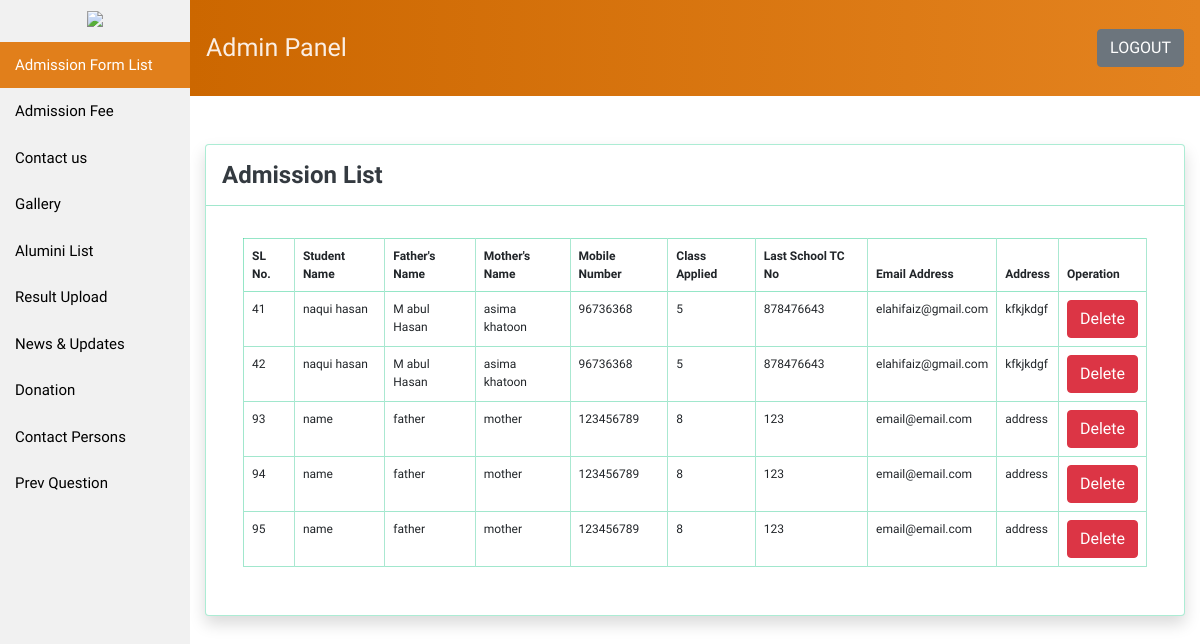
Page /admin-panel/index.php on the committed database.
### tables this page shows
CREATE TABLE `school_admission_form` (
  `Sl_No` int(11) NOT NULL,
  `class` int(10) NOT NULL,
  `admission_date` date NOT NULL,
  `tc_no` int(20) NOT NULL,
  `student_name` varchar(50) NOT NULL,
  `fname` varchar(50) NOT NULL,
  `mname` varchar(50) NOT NULL,
  `address` varchar(256) NOT NULL,
  `mobile1` int(20) NOT NULL,
  `mobile2` int(20) NOT NULL,
  `dob` date NOT NULL,
  `adhar` int(20) NOT NULL,
  `email` varchar(40) NOT NULL,
  `account` varchar(40) NOT NULL,
  `ifsc` varchar(20) NOT NULL,
  `bank` varchar(40) NOT NULL,
  `brother` int(10) NOT NULL,
  `sister` int(10) NOT NULL,
  `mothertongue` varchar(20) NOT NULL,
  `nationality` varchar(20) NOT NULL,
  `illness` varchar(256) NOT NULL,
  `meter` int(10) NOT NULL,
  `centimeter` int(100) NOT NULL,
  `suggestion` varchar(256) NOT NULL,
  `photo` varchar(255) NOT NULL,
  `signature` varchar(255) NOT NULL,
  `mother` varchar(50) NOT NULL,
  `gender` varchar(50) NOT NULL,
  `student_type` varchar(50) NOT NULL
);

### admin-panel/index.php (the view, shortened to what this page needs)
<?php include_once 'inc/head.php';
$con = OpenCon();
$query = "SELECT * FROM `school_admission_form`";
$run = mysqli_query($con, $query);
?>
<link rel="stylesheet" type="text/css" href="inc/css/style.css">
<body>
  <section>
    <div class="sidebar">
      <div class="logo">
        <h3>
          <img src="../images/logo.png">
        </h3>
      </div>
      <div class="" id="sidebar-here">
        <a href="index.php" class="list active">Admission Form List</a>
        <a href="admission_fee.php" class="">Admission Fee</a>
        <a href="contact_list.php" class="list">Contact us</a>
        <a href="gallery_list.php" class="list ">Gallery</a>
        <a href="alumini_list.php" class="list">Alumini List</a>
        <a href="result_upload.php" class="list ">Result Upload</a>
        <a href="news_table_list.php" class="">News & Updates</a>
        <a href="donation_list.php" class="">Donation </a>
        <a href="contact_person.php" class="">Contact Persons </a>
        <a href="question_upload.php" class="">Prev Question</a>
      </div>
    </div>
    <div class="content">
      <?php include_once 'inc/header.php'; ?>
      <div class="container">
        <div class="row justify-content-center">
          <div class="col-md-12">
            <div class="card my-5 shadow">
              <nav class="navbar navbar-light  venue-registration border-bottom">
                <a class="h4 text-dark font-weight-bold pt-2">Admission List</a>
              </nav>
              <div class="card-body">
                <div class="row student">
                  <div class="col-md p-0">
                    <div class="table-responsive">
                      <table class="table table-bordered">
                        <thead class="border">
                          <tr>
                            <th scope="col" class="border-right">SL No.</th>
                            <th scope="col" class="border-right">Student Name</th>
                            <th scope="col" class="border-right">Father's Name</th>
                            <th scope="col" class="border-right">Mother's Name</th>
                            <th scope="col" class="border-right">Mobile Number</th>
                            <th scope="col" class="border-right">Class Applied</th>
                            <th scope="col" class="border-right">Last School TC No</th>
                            <th scope="col" class="border-right">Email Address</th>
                            <th scope="col" class="border-right">Address</th>
                            <th scope="col" class="border-right">Operation </th>
                          </tr>
                        </thead>
                        <tbody>
                          <?php
                          while ($data = mysqli_fetch_assoc($run)) {
                          ?> <tr class="border-bottom">
                              <td class="border-right border-left"> <?php echo $data['Sl_No']; ?> </td>
                              <td class="border-right"> <?php echo $data['student_name']; ?> </td>
                              <td class="border-right"> <?php echo $data['fname']; ?> </td>
                              <td class="border-right"> <?php echo $data['mname']; ?> </td>
                              <td class="border-right"> <?php echo $data['mobile1']; ?> </td>
                              <td class="border-right"> <?php echo $data['class']; ?> </td>
                              <td class="border-right"> <?php echo $data['tc_no']; ?> </td>
                              <td class="border-right"> <?php echo $data['email']; ?> </td>
                              <td class="border-right"> <?php echo $data['address']; ?> </td>
                              <td class="border-right">
                                <div class="btn-group" role="group" aria-label="Basic example">
                                  <a href="delete_student.php?id=<?php echo $data['Sl_No']; ?>" type="submit" class="btn btn-danger">
                                    Delete
                                  </a>
                                </div>
                              </td>
                            </tr> <?php
                                }
                                  ?>
                        </tbody>
                      </table>
                    </div>
                  </div>
                </div>
              </div>
            </div>
          </div>
        </div>
      </div>
    </div>
  </section>
</body>
</html>

### admin-panel/inc/css/style.css (style rules this page uses)
.sidebar { margin: 0; padding: 0; width: 190px; background-color: #f1f1f1; position: fixed; height: 100%; overflow: auto; }
.sidebar a { display: block; color: black; padding: 12px 15px; text-decoration: none; font-size: 15px; }
.active { background-color: #666; color: white; }
.logo { box-shadow: 0px 2px 5px 0px rgb(0 0 0 / 4%); padding: 0rem; display: flex; justify-content: center; }
.logo img { max-width: 100px; height: auto; }
div.content { margin-left: 190px; margin-right: 0; }
.table td, .table th { padding: .5rem; vertical-align: top; font-size: 12px; border: none; font-family: 'Raleway', sans-serif; }
.table thead th { vertical-align: bottom; border-bottom: none; }
.border { border: 1px solid #0ec68170!important; }
.border-right { border-right: 1px solid #0ebd7c59!important; }
.border-bottom { border-bottom: 1px solid #0ec27f63!important; }
.border-left { border-left: 1px solid #a1e7cd!important; }
.card { position: relative; display: -ms-flexbox; display: flex; -ms-flex-direction: column; flex-direction: column; min-width: 0; word-wrap: break-word; background-color: #fff; background-clip: border-box; border: 1px solid rgb(14 198 130 / 34%); border-radius: .25rem; }
.active { background-color: #e17f1b; color: white!important; }

### admin-panel/inc/head.php (style rules this page uses)
h1,h2,h3,h4,h5,h6 { font-family: 'Raleway', sans-serif; }
label,a,.navbar-brand { font-family: 'Raleway', sans-serif; font-size: 13px; }

### admin-panel/inc/header.php (style rules this page uses)
.card-body { -ms-flex: 1 1 auto; flex: 1 1 auto; min-height: 1px; padding: 2rem 3.25rem; }

### rows in the picture
school_admission_form: Sl_No "41", student_name "naqui hasan", fname "M abul Hasan", mname "asima khatoon", mobile1 "96736368", class "5", tc_no "878476643", email "elahifaiz@gmail.com", address "kfkjkdgf"
school_admission_form: Sl_No "42", student_name "naqui hasan", fname "M abul Hasan", mname "asima khatoon", mobile1 "96736368", class "5", tc_no "878476643", email "elahifaiz@gmail.com", address "kfkjkdgf"
school_admission_form: Sl_No "93", student_name "name", fname "father", mname "mother", mobile1 "123456789", class "8", tc_no "123", email "email@email.com", address "address"
school_admission_form: Sl_No "94", student_name "name", fname "father", mname "mother", mobile1 "123456789", class "8", tc_no "123", email "email@email.com", address "address"
school_admission_form: Sl_No "95", student_name "name", fname "father", mname "mother", mobile1 "123456789", class "8", tc_no "123", email "email@email.com", address "address"
